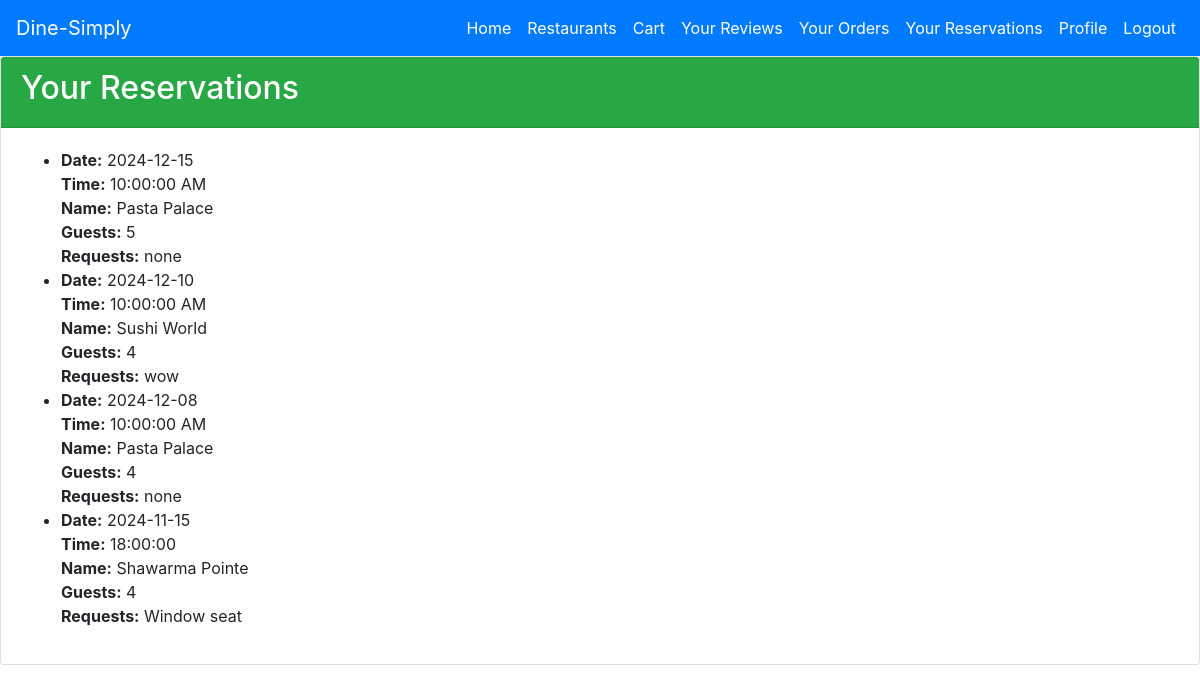
/reservations_all (signed in), run on the app's committed database.
### tables this page shows
CREATE TABLE Reservation (
    ReservationID INTEGER PRIMARY KEY AUTOINCREMENT,
    UserID INT,
    RestaurantID INT,
    ReservationDate DATE,
    ReservationTime TIME,
    ReservationEndTime TIME,
    NumberOfGuests INT,
    SpecialRequests VARCHAR(255),
    FOREIGN KEY (UserID) REFERENCES User(UserID),
    FOREIGN KEY (RestaurantID) REFERENCES Restaurant(RestaurantID)
);

CREATE TABLE "Restaurant" (
    RestaurantID INTEGER PRIMARY KEY AUTOINCREMENT,
    Name VARCHAR(100) NOT NULL,
    Address VARCHAR(255),
    City VARCHAR(100),
    State VARCHAR(50),
    ZipCode VARCHAR(10),
    Website VARCHAR(255),
    Rating DOUBLE,
    CuisineType VARCHAR(50),
    Longitude DOUBLE,
    Latitude DOUBLE,
    NumberOfTables INT,
    MaxPeoplePerTable INT
);

### app.py (the view)
@app.route('/reservations_all')
@login_required
def reservations_all():
    conn = get_db_connection()
    reservations = conn.execute('''
        SELECT Reservation.*, Restaurant.Name as RestaurantName
        FROM Reservation
        JOIN Restaurant ON Reservation.RestaurantID = Restaurant.RestaurantID
        WHERE UserID = ?
        ORDER BY ReservationDate DESC, ReservationTime DESC
    ''', (current_user.id,)).fetchall()
    conn.close()
    return render_template('reservations_overall.html', reservations=reservations)

### app.py (called while the page is built)
def get_db_connection():
    conn = sqlite3.connect(db_path)
    conn.row_factory = sqlite3.Row
    return conn

@login_manager.user_loader
def load_user(user_id):
    return User.get(user_id)

def format_time(value):
    try:
        dt = datetime.strptime(value, '%H:%M')
        return dt.strftime('%I:%M:%S %p')
    except ValueError:
        return value

    @staticmethod
    def get(user_id):
        conn = get_db_connection()
        user = conn.execute('SELECT * FROM User WHERE UserID = ?', (user_id,)).fetchone()
        conn.close()
        if user:
            return User(*user)
        return None

### templates/reservations_overall.html (shortened to what this page needs)
<!DOCTYPE html>
<html lang="en">
<head>
    <link rel="stylesheet" href="https://stackpath.bootstrapcdn.com/bootstrap/4.5.0/css/bootstrap.min.css">
</head>
<body>
    {% include 'navbar_customer.html' %}
    <div class="card">
        <div class="card-header bg-success text-white">
            <h2>Your Reservations</h2>
        </div>
        <div class="card-body">
            <ul>
                {% for res in reservations %}
                <li>
                    <strong>Date:</strong> {{ res['ReservationDate'] }}<br>
                    <strong>Time:</strong> {{ res['ReservationTime']|format_time }}<br>
                    <strong>Name:</strong> {{ res['RestaurantName'] }}<br>
                    <strong>Guests:</strong> {{ res['NumberOfGuests'] }}<br>
                    <strong>Requests:</strong> {{ res['SpecialRequests'] or 'None' }}
                </li>
                {% else %}
                <li>No reservations found.</li>
                {% endfor %}
            </ul>
        </div>
    </div>
</body>
</html>

### data on the page
Reservation: ReservationDate "2024-12-15", ReservationTime "10:00:00 AM", RestaurantName "Pasta Palace", NumberOfGuests "5", SpecialRequests "none"
Reservation: ReservationDate "2024-12-10", ReservationTime "10:00:00 AM", RestaurantName "Sushi World", NumberOfGuests "4", SpecialRequests "wow"
Reservation: ReservationDate "2024-12-08", ReservationTime "10:00:00 AM", RestaurantName "Pasta Palace", NumberOfGuests "4", SpecialRequests "none"
Reservation: ReservationDate "2024-11-15", ReservationTime "18:00:00", RestaurantName "Shawarma Pointe", NumberOfGuests "4", SpecialRequests "Window seat"
